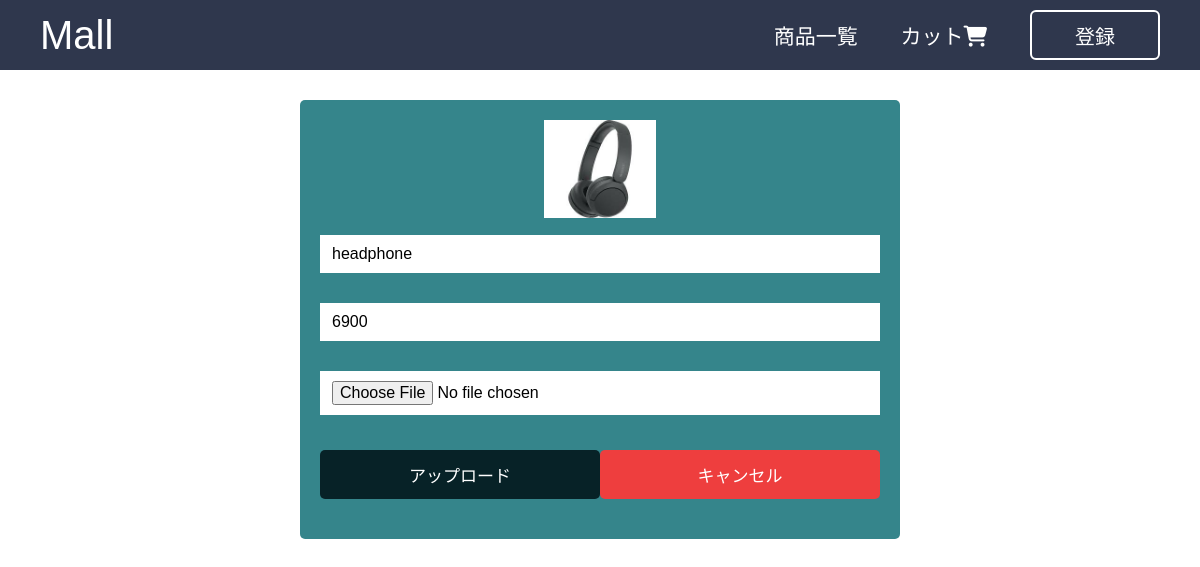
/update.php?edit=4, run on the app's committed database.
### tables this page shows
CREATE TABLE `products` (
  `id` int(20) NOT NULL,
  `name` varchar(255) NOT NULL,
  `price` int(20) NOT NULL,
  `image` varchar(255) NOT NULL
);

### update.php (the view, shortened to what this page needs)
<?php include 'connect.php';
?>
<!DOCTYPE html>
<html lang="en">
<head>
    <link rel="stylesheet" href="css/style.css">
    <link rel="stylesheet" href="https://cdnjs.cloudflare.com/ajax/libs/font-awesome/6.5.2/css/all.min.css" />
</head>
<body>
    <?php include 'header.php'?>
    <section class="edit_container">
        <?php
        if(isset($_GET['edit'])){
            $edit_id=$_GET['edit'];
            $edit_query=mysqli_query($conn,"Select * from `products` where id=$edit_id");
            if(mysqli_num_rows($edit_query)>0){
                $fetch_data=mysqli_fetch_assoc($edit_query);
        ?>
                <form action="" method="post" enctype="multipart/form-data" class="update_product product_container_box">
                    <img src="image/<?php echo $fetch_data['image']?>" alt="">
                    <input type="text" class="input_fields fields" required value="<?php echo $fetch_data['name']?>" name="update_product_name">
                    <input type="number" class="input_fields fields" required value="<?php echo $fetch_data['price']?>" name="update_product_price">
                    <input type="file" class="input_fields fields" required accept="image/png,image/jpg,image/jpeg" name="update_product_image">
                    <div class="btns">
                        <input type="submit" class="edit_btn" value="アップロード" name="update_product">
                        <input type="reset" id="close-edit" class="cancel_btn" value="キャンセル">
                    </div>
                </form>
        <?php
            }
        }
        ?>
    </section>
</body>
</html>

### css/style.css (style rules this page uses)
* { margin: 0; padding: 0; box-sizing: border-box; outline: none; border: none; text-decoration: none; font-family: "Poppins", sans-serif; }
:root { --color1: #072227; --color2: #35858b; --color3: #4fbdba; --color4: #aefeff; --color5:#314e65; --black: #000; --white: #fff; --lightgray: #d3d3d3; --lightgray1: rgba(211,211,211,.7); --red: rgb(238, 62, 62); }
html { font-size: 62.5%; }
body { background: url('background.png'); background-repeat: repeat; background-size: cover; background-position: center; }
section { padding: 1rem; }
.add_product, .update_product { max-width: 600px; background-color: var(--color2); border-radius: 0.5rem; padding: 2rem; margin: 0 auto; margin-top: 2rem; }
.add_product .input_fields, .update_product .input_fields { padding: 1rem 1.2rem; font-size: 1.6rem; color: var(--black); background-color: var(--white); margin: 1.5rem 0; width: 100%; }
.submit_btn, .edit_btn, .cancel_btn { display: block; width: 50%; text-align: center; background-color: var(--color1); color: var(--white); font-size: 1.7rem; padding: 1.2rem 3rem; border-radius: 0.5rem; cursor: pointer; margin-top: 2rem; margin: 0 auto; }
.cancel_btn { background-color: var(--red); margin: 2rem auto; }
.btns { display: flex; justify-content: center; align-items: center; width: 100%; }
.product_container_box { text-align: center; height: 70%; }
img { width: 20%; margin: 0 auto; }

### data on the page
products: image (picture), update_product_name "headphone", update_product_price "6900"
